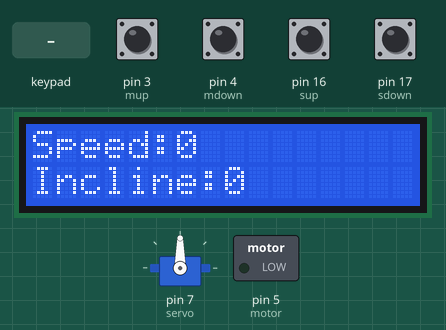
Recording of a sketch running on a simulated Arduino Mega 2560, built with avr-gcc and run on an emulated ATmega2560. On the bench: servo, 16×2 character LCD, switched loads named in the sketch (green lamp = pin HIGH). The test bench sets the inputs (shaded band); at power-on: pin 3 (mup), pin 4 (mdown), pin 16 (sup), pin 17 (sdown) HIGH.

Above: at 1.2 s.
1.3 s: pin 3 (mup) pulled LOW for 1 s
At 3.2 s:
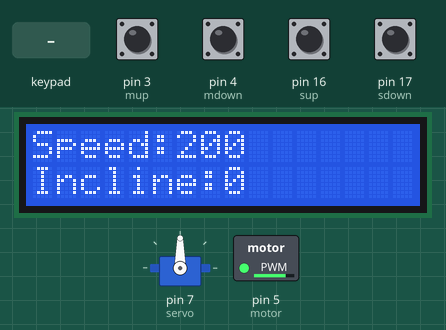
3.8 s: pin 16 (sup) pulled LOW for 0.15 s
At 4.5 s:
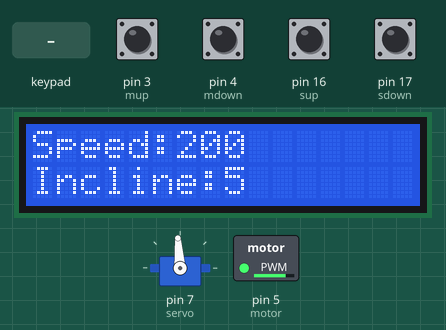
5.4 s: pin 4 (mdown) pulled LOW for 0.15 s
At 5.7 s:
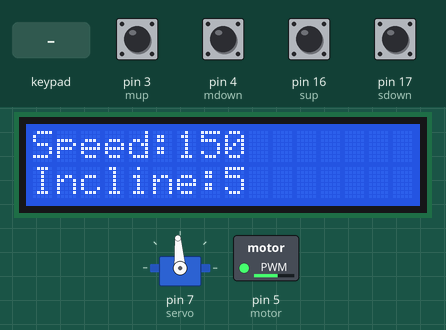
7.0 s: key '*' pressed
At 8.2 s:
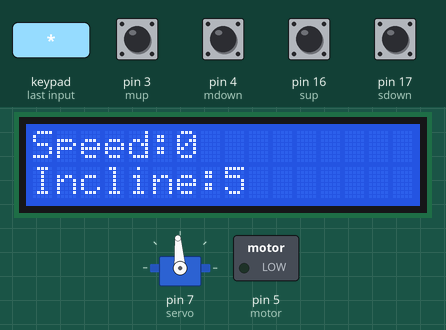
8.5 s: pin 3 (mup) pulled LOW for 0.15 s
At 9.3 s:
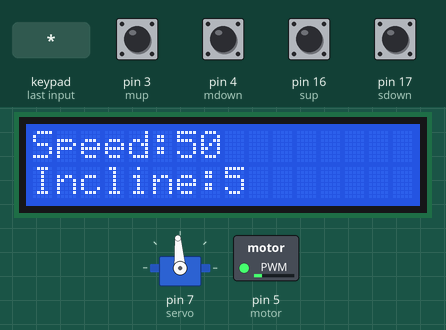
10.1 s: pin 16 (sup) pulled LOW for 1 s
At 12.3 s:
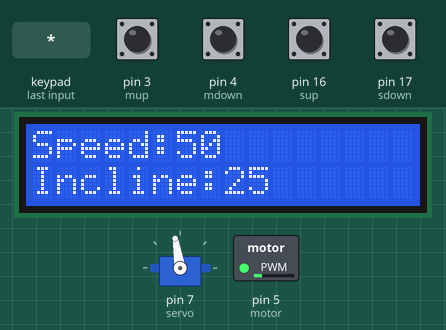
Timing chart, 0 to 13.6 s (numbered marks = the images above; inputs shaded):
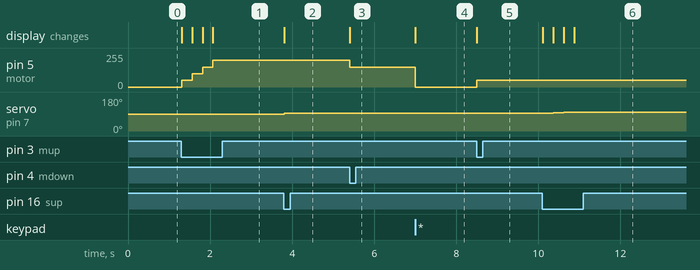

The sketch:

Arduino.ino
```cpp
#include <LiquidCrystal.h>
#include <Keypad.h>
#include <Servo.h>

// pins of motor and servo motor
//servo for incline
//motor for speend
#define mup 3
#define mdown 4
#define sup 16
#define sdown 17

//% for incline
// = and + for speed

const byte ROWS = 4;
const byte COLS = 4;
char keys[ROWS][COLS] = {
  {'7', '8', '9', '+'},
  {'4', '5', '6', '-'},
  {'1', '2', '3', '-'},
  {'#', '0', '*', '*'}
};
byte rowPins[ROWS] = {31, 33, 35, 37};
byte colPins[COLS] = {23, 25, 27, 29};
Keypad keypad = Keypad( makeKeymap(keys), rowPins, colPins, ROWS, COLS );


Servo servo;
int incline = 0;


int motor = 5;
int mspeed = 0;

const int rs = 13, en = 12, d4 = 8, d5 = 9, d6 = 10, d7 = 11;
LiquidCrystal lcd(rs, en, d4, d5, d6, d7);

String number;

// lcd update
void editor() {
  lcd.clear();
  lcd.setCursor(0, 0);
  lcd.print("Speed:");
  lcd.print(mspeed);
  lcd.setCursor(0, 1);
  lcd.print("Incline:");
  lcd.print(incline);
}

void setup() {
  servo.attach(7);
  pinMode(motor, OUTPUT);
  lcd.begin(16, 2);
  lcd.clear();
  editor();
}

void loop() {
  char key = keypad.getKey();
  if (key) {
    if (key == '+') {
      if (number.toInt() <= 45) {
        servo.writeMicroseconds(float(number.toInt()) / 360 * 1000 + 1500);
        incline = number.toInt();
        editor();
        number = "";
      }
    }
    else if (key == '*')
    {
      if (number.toInt() <= 255) {
        analogWrite(motor, number.toInt());
        mspeed = number.toInt();
        editor();
        number = "";
      }
    }
    else {
      number += key;
    }
  }
  // speed up
  // pull up when off
  // when on its 0
  if (digitalRead(mup) == 0) {
    if (mspeed <= 205) {
      mspeed = mspeed + 50;
      editor();
      analogWrite(motor, mspeed);
    }
    delay(250);
  }
  if (digitalRead(mdown) == 0) {
    if (mspeed >= 50) {
      mspeed = mspeed - 50;
      editor();
      analogWrite(motor, mspeed);
    }
    delay(250);
  }

  if (digitalRead(sup) == 0) {
    if (incline <= 40) {
      incline = incline + 5;
      editor();
      servo.writeMicroseconds(float(incline) / 360 * 1000 + 1500);
    }
    delay(250);
  }
  if (digitalRead(sdown) == 0) {
    if (incline >= 5) {
      incline = incline - 5;
      editor();
      servo.writeMicroseconds(float(incline) / 360 * 1000 + 1500);
    }
    delay(250);
  }
}
```

Measured:
- after the input at 1.3 s, pin 5 (motor): 0/255 → 50/255 at once, → 100/255 0.26 s later, → 150/255 0.26 s later, → 200/255 0.26 s later; the display: first changes at once (image 1 shows a later state)
- after the input at 3.8 s, servo on pin 7 (servo): 90° → 94° at once; the display: changes at once (image 2)
- after the input at 5.4 s, pin 5 (motor): 200/255 → 150/255 at once; the display: changes at once (image 3)
- after the input at 7.0 s, pin 5 (motor): 150/255 → 0/255 at once; the display: changes at once (image 4)
- after the input at 8.5 s, pin 5 (motor): 0/255 → 50/255 at once; the display: changes at once (image 5)
- after the input at 10.1 s, servo on pin 7 (servo): 94° → 95° at once, → 97° 0.26 s later, → 98° 0.26 s later, → 99° 0.26 s later; the display: first changes at once (image 6 shows a later state)
